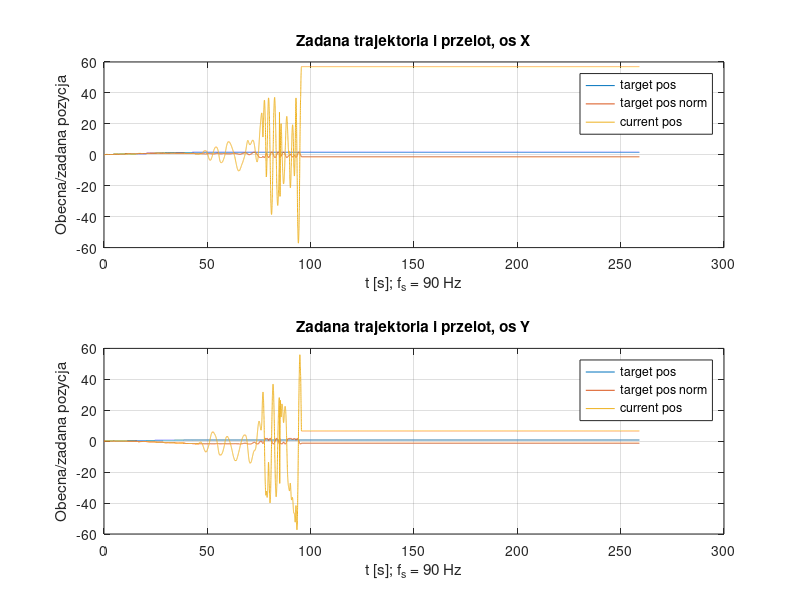
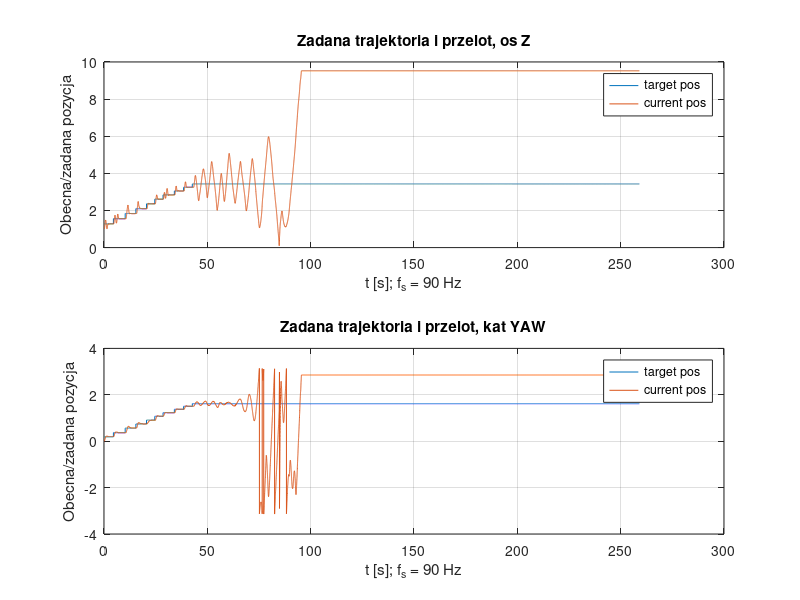

Source code (MATLAB) for these figures, in order:
function plot_data()
data = dlmread('tracking.txt', ' ');
%data = dlmread('points.txt', ' ');
siz = size(data);
t_k = siz(1);
Tp = 1/90;

t = [0: Tp: t_k*Tp - Tp];
figure(1)
subplot(2,1,1)
plot(t, data(:,1)); hold on; plot(t, data(:,2)); hold on; plot(t, data(:,3));
title('Zadana trajektoria i przelot, os X')
ylabel('Obecna/zadana pozycja')
xlabel('t [s]; f_s = 90 Hz')
legend('target pos', 'target pos norm', 'current pos')
grid on;

subplot(2,1,2)
plot(t, data(:,4)); hold on; plot(t, data(:,5)); hold on; plot(t, data(:,6));
title('Zadana trajektoria i przelot, os Y')
ylabel('Obecna/zadana pozycja')
xlabel('t [s]; f_s = 90 Hz')
legend('target pos', 'target pos norm', 'current pos')
grid on;

figure(2)
subplot(2,1,1)
plot(t, data(:,7)); hold on; plot(t, data(:,8));
title('Zadana trajektoria i przelot, os Z')
ylabel('Obecna/zadana pozycja')
xlabel('t [s]; f_s = 90 Hz')
legend('target pos', 'current pos')
grid on;

subplot(2,1,2)
plot(t, data(:,9)); hold on; plot(t, data(:,10));
title('Zadana trajektoria i przelot, kat YAW')
ylabel('Obecna/zadana pozycja')
xlabel('t [s]; f_s = 90 Hz')
legend('target pos', 'current pos')
grid on;
end